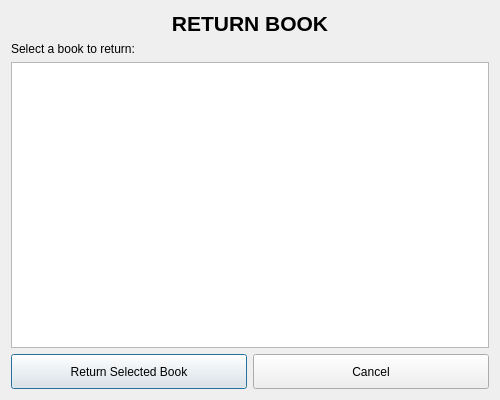
<?xml version="1.0" encoding="UTF-8"?>
<ui version="4.0">
 <class>ReturnDialog</class>
 <widget class="QDialog" name="ReturnDialog">
  <property name="geometry">
   <rect>
    <x>0</x>
    <y>0</y>
    <width>500</width>
    <height>400</height>
   </rect>
  </property>
  <property name="windowTitle">
   <string>Return Book</string>
  </property>
  <layout class="QVBoxLayout" name="verticalLayout">
   <item>
    <widget class="QLabel" name="lblTitle">
     <property name="font">
      <font>
       <pointsize>16</pointsize>
       <bold>true</bold>
      </font>
     </property>
     <property name="text">
      <string>RETURN BOOK</string>
     </property>
     <property name="alignment">
      <set>Qt::AlignCenter</set>
     </property>
    </widget>
   </item>
   <item>
    <widget class="QLabel" name="lblInfo">
     <property name="text">
      <string>Select a book to return:</string>
     </property>
    </widget>
   </item>
   <item>
    <widget class="QListWidget" name="lstBooks"/>
   </item>
   <item>
    <layout class="QHBoxLayout" name="horizontalLayout">
     <item>
      <widget class="QPushButton" name="btnReturn">
       <property name="text">
        <string>Return Selected Book</string>
       </property>
       <property name="minimumSize">
        <size>
         <width>150</width>
         <height>35</height>
        </size>
       </property>
      </widget>
     </item>
     <item>
      <widget class="QPushButton" name="btnCancel">
       <property name="text">
        <string>Cancel</string>
       </property>
       <property name="minimumSize">
        <size>
         <width>100</width>
         <height>35</height>
        </size>
       </property>
      </widget>
     </item>
    </layout>
   </item>
  </layout>
 </widget>
 <resources/>
 <connections/>
</ui>
